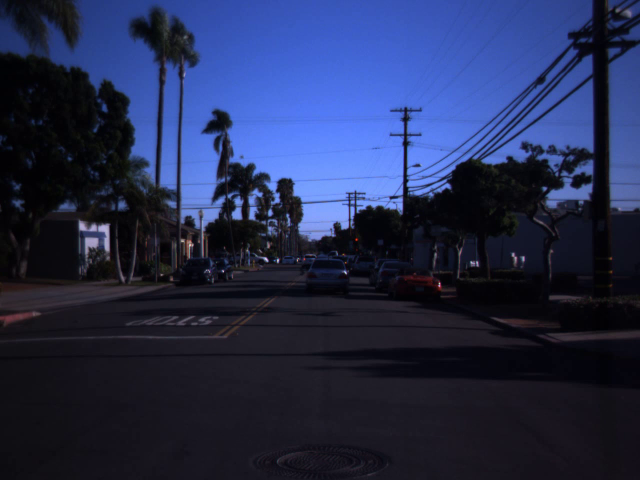
#> input picture image/daySequence1--00003.png, 1280 x 960 px (shown at 1/2 size)
$ python -i test.py   (imports and definitions only)
#> lines starting #> are read from the running program, lines starting #| are printed output that depends on the picture; after the words box and inside, x2 and y2 are one past the last pixel; in counts of white or black regions, pixels touching at a corner belong together
import numpy as np
import os
import six.moves.urllib as urllib
import tarfile
import tensorflow as tf
from matplotlib import pyplot as plt
from PIL import Image
from os import path
from utils import label_map_util
from utils import visualization_utils as vis_util
import time
import cv2


def detect_red(img, Threshold=0.01):
    """
    detect red and yellow
    :param img:
    :param Threshold:
    :return:
    """
#> called with Threshold = 0.01

    desired_dim = (30, 90) # width, height
    img = cv2.resize(np.array(img), desired_dim, interpolation=cv2.INTER_LINEAR)
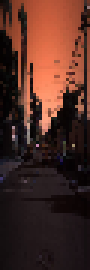
#> img: shape (90, 30, 3) (shown 3 times larger); mean of channels 0, 1, 2 35.5, 43.6, 77.1; drawn as B, G, R
    img_hsv=cv2.cvtColor(img, cv2.COLOR_RGB2HSV)
#> img_hsv: shape (90, 30, 3); mean H, S, V 119.8, 114.9, 77.3

    # lower mask (0-10)
    lower_red = np.array([0,70,50])
    upper_red = np.array([10,255,255])
    mask0 = cv2.inRange(img_hsv, lower_red, upper_red)
#> mask0: shape (90, 30); every value is 0

    # upper mask (170-180)
    lower_red = np.array([170,70,50])
    upper_red = np.array([180,255,255])
    mask1 = cv2.inRange(img_hsv, lower_red, upper_red)
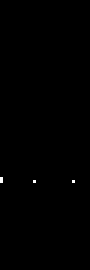
#> mask1: shape (90, 30) (shown 3 times larger); 0.15% white in thin lines or dots, all inside (x1, y1, x2, y2) = (0, 59, 25, 61)

    # red pixels' mask
    mask = mask0+mask1

    # Compare the percentage of red values
    rate = np.count_nonzero(mask) / (desired_dim[0] * desired_dim[1])
#> rate = 0.00148

    if rate > Threshold:
        return True
    else:
        return False


# [166 lines left out: functions load_image_into_numpy_array, read_traffic_lights, draw_background_highlight, plot_origin_image, detect_traffic_lights, not called in this run]

# [9 lines not run here, left out]

>>> import cv2
>>> picture = cv2.cvtColor(cv2.imread('../image/daySequence1--00003.png'), cv2.COLOR_BGR2RGB)
>>> result = detect_red(picture)
#> result = False

$ run again, on image/daySequence1--00102.png
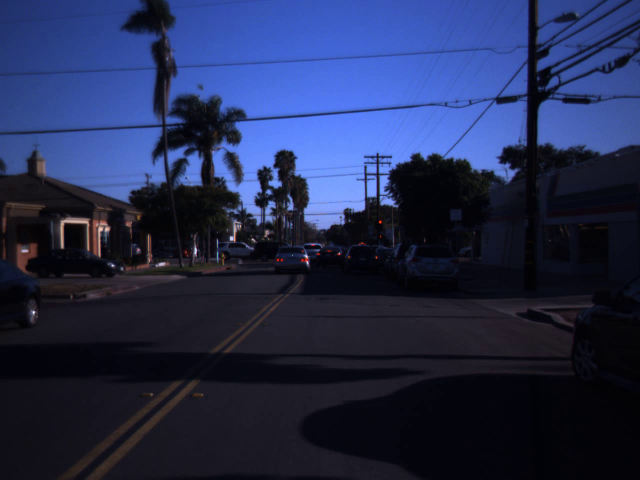
#> input picture image/daySequence1--00102.png, 1280 x 960 px (shown at 1/2 size)
#> in detect_red, `img = cv2.resize(np.array(img), desired_dim, interpolation=cv2.INTER_L..`:
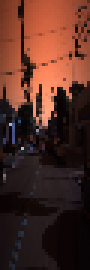
#> img: shape (90, 30, 3) (shown 3 times larger); mean of channels 0, 1, 2 35.3, 44.2, 80.4; drawn as B, G, R
#> img_hsv: shape (90, 30, 3); mean H, S, V 117.6, 130.3, 80.9
#> in detect_red, `mask0 = cv2.inRange(img_hsv, lower_red, upper_red)`:
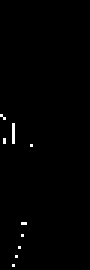
#> mask0: shape (90, 30) (shown 3 times larger); 0.67% white in thin lines or dots, all inside (x1, y1, x2, y2) = (0, 38, 11, 89)
#> mask1: shape (90, 30); 0.07% white in thin lines or dots, all inside (x1, y1, x2, y2) = (6, 47, 11, 51)
#> rate = 0.00741
#> result = False
